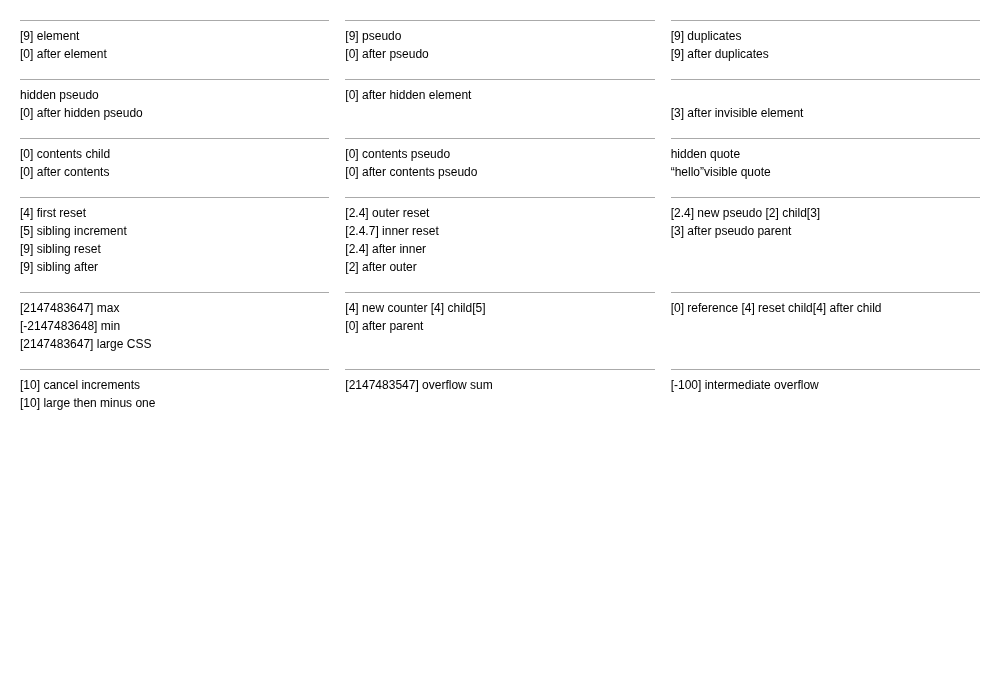
#> input picture docs/browser/measurements/2026-11-09-font-diagnostics/chrome-1.png, 1000 x 700 px, found by its file name; its folder holds 5 pictures in this run; the run also reads 1 picture not shown here
$ python compare.py
#> lines starting #> are read from the running program, lines starting #| are printed output that depends on the picture
from pathlib import Path
from PIL import Image,ImageChops
import json,hashlib
r=Path('/var/tmp/codex-browser-fonts');rows=[]
for s in [1,1.25,1.5,1.75,2]:
 a=Image.open(r/f'chrome-{s}.png').convert('RGB');b=Image.open(r/f'native-{s}.png').convert('RGB');assert a.size==b.size
#> further down, a is the input picture: PIL image 1000x700 RGB; min 0, max 255, mean 250.7
 diff=ImageChops.difference(a,b);values=list(diff.getdata())
#> after `diff = ImageChops.difference(a, b)`:
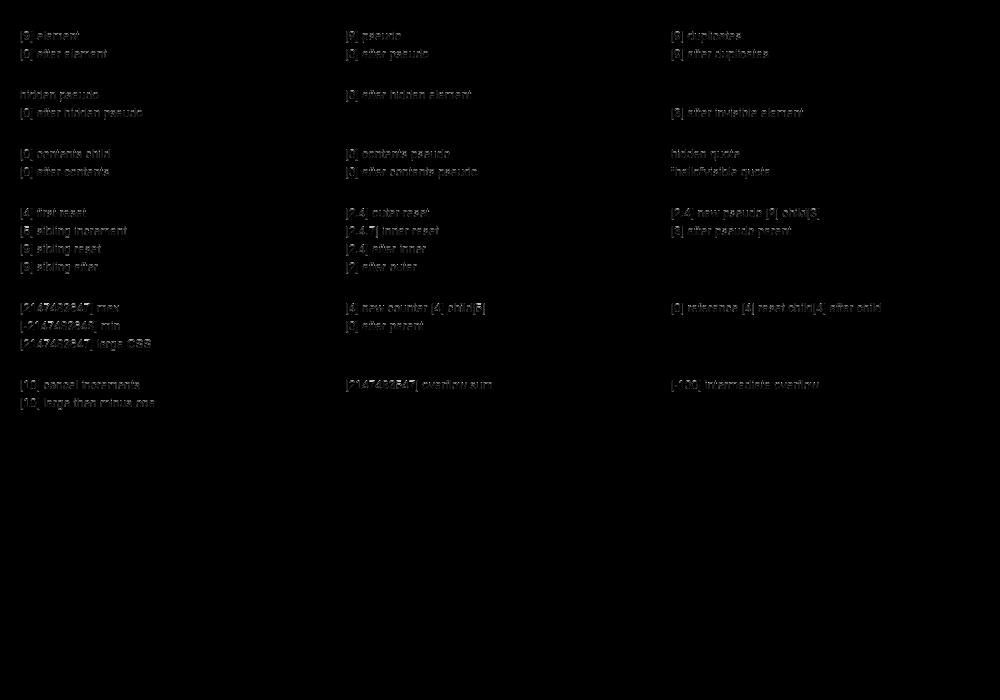
#> diff: PIL image 1000x700 RGB; min 0, max 197, mean 1.1
#> after `values = list(diff.getdata())`: values = 700000 items
 row={'scale':s,'size':a.size,'different_pixels':sum(any(v) for v in values),'pixels_over_10':sum(max(v)>10 for v in values),'bbox':diff.getbbox(),'mean_absolute_channel_delta':sum(sum(v) for v in values)/len(values)/3}
#> row = {'scale': 1, 'size': (1000, 700), 'different_pixels': 19674, 'pixels_over_10': 16309, 'bbox': (20, 31, 881, 410), 'mean_absolute_channel_delta': 1.15}
#> (the run stopped early here; a loop or call above may not have finished)
